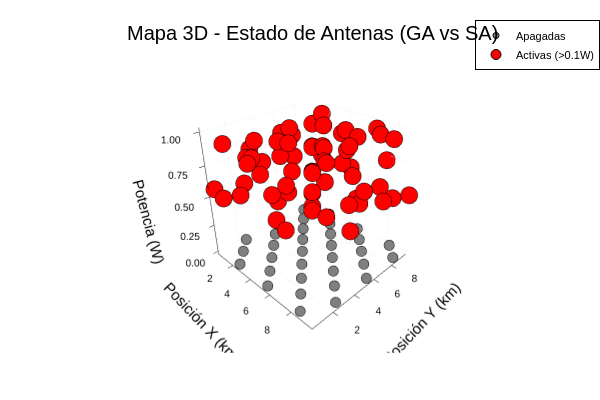

Notebook code cell kept with this figure:
### Markdown cell above
# **Celda 3: (El Mapa 3D)**

### Code cell
ruta_csv = "analytics/output/potencias_por_lambda.csv"
ruta_salida_mapa = "analytics/output/coverage_map_3d.html"

df = CSV.read(ruta_csv, DataFrame)
activas = filter(row -> row.Potencia_W > 0.1, df)
apagadas = filter(row -> row.Potencia_W <= 0.1, df)

mapa_3d = scatter3d(
    title = "Mapa 3D - Estado de Antenas (GA vs SA)",
    xlabel = "Posición X (km)",
    ylabel = "Posición Y (km)",
    zlabel = "Potencia (W)",
    legend = :topright,
    camera = (45, 30)
)

scatter3d!(mapa_3d, apagadas.Pos_X, apagadas.Pos_Y, apagadas.Potencia_W,
           color = :gray, markersize = 3, label = "Apagadas")

scatter3d!(mapa_3d, activas.Pos_X, activas.Pos_Y, activas.Potencia_W,
           color = :red, markersize = 5, label = "Activas (>0.1W)")

savefig(mapa_3d, ruta_salida_mapa)
display(mapa_3d)

println("Mapa 3D guardado exitosamente en: ", ruta_salida_mapa)

### Figure 1 — Plotly figure (JSON) as saved in the notebook; plotly's stock layout.template omitted (floating-point values rounded to 4 significant figures)
{"data": [{"colorbar": {"len": 0.8657, "title": "", "x": 0.9934, "y": 0.5087}, "legendgroup": "Apagadas", "marker": {"color": "rgba(128, 128, 128, 1.000)", "line": {"color": "rgba(0, 0, 0, 1.000)", "width": 1}, "size": 6, "symbol": "circle"}, "mode": "markers", "name": "Apagadas", "scene": "scene", "showlegend": true, "type": "scatter3d", "x": [0.5, 0.5, 0.5, 1.5, 1.5, 1.5, 2.5, 2.5, 2.5, 2.5, 3.5, 3.5, 3.5, 4.5, 4.5, 4.5, 5.5, 5.5, 5.5, 5.5, 6.5, 6.5, 6.5, 7.5, 7.5, 7.5, 8.5, 8.5, 8.5, 8.5, 9.5, 9.5, 9.5], "xaxis": "x", "y": [2.5, 5.5, 8.5, 1.5, 4.5, 7.5, 0.5, 3.5, 6.5, 9.5, 2.5, 5.5, 8.5, 1.5, 4.5, 7.5, 0.5, 3.5, 6.5, 9.5, 2.5, 5.5, 8.5, 1.5, 4.5, 7.5, 0.5, 3.5, 6.5, 9.5, 2.5, 5.5, 8.5], "yaxis": "y", "z": [0, 0, 0, 0, 0, 0, 0, 0, 0, 0, 0, 0, 0, 0, 0, 0, 0, 0, 0, 0, 0, 0, 0, 0, 0, 0, 0, 0, 0, 0, 0, 0, 0], "zaxis": "z"}, {"colorbar": {"len": 0.8657, "title": "", "x": 0.9934, "y": 0.5087}, "legendgroup": "Activas (>0.1W)", "marker": {"color": "rgba(255, 0, 0, 1.000)", "line": {"color": "rgba(0, 0, 0, 1.000)", "width": 1}, "size": 10, "symbol": "circle"}, "mode": "markers", "name": "Activas (>0.1W)", "scene": "scene", "showlegend": true, "type": "scatter3d", "x": [0.5, 0.5, 0.5, 0.5, 0.5, 0.5, 0.5, 1.5, 1.5, 1.5, 1.5, 1.5, 1.5, 1.5, 2.5, 2.5, 2.5, 2.5, 2.5, 2.5, 3.5, 3.5, 3.5, 3.5, 3.5, 3.5, 3.5, 4.5, 4.5, 4.5, 4.5, 4.5, 4.5, 4.5, 5.5, 5.5, 5.5, 5.5, 5.5, 5.5, 6.5, 6.5, 6.5, 6.5, 6.5, 6.5, 6.5, 7.5, 7.5, 7.5, 7.5, 7.5, 7.5, 7.5, 8.5, 8.5, 8.5, 8.5, 8.5, 8.5, 9.5, 9.5, 9.5, 9.5, 9.5, 9.5, 9.5], "xaxis": "x", "y": [0.5, 1.5, 3.5, 4.5, 6.5, 7.5, 9.5, 0.5, 2.5, 3.5, 5.5, 6.5, 8.5, 9.5, 1.5, 2.5, 4.5, 5.5, 7.5, 8.5, 0.5, 1.5, 3.5, 4.5, 6.5, 7.5, 9.5, 0.5, 2.5, 3.5, 5.5, 6.5, 8.5, 9.5, 1.5, 2.5, 4.5, 5.5, 7.5, 8.5, 0.5, 1.5, 3.5, 4.5, 6.5, 7.5, 9.5, 0.5, 2.5, 3.5, 5.5, 6.5, 8.5, 9.5, 1.5, 2.5, 4.5, 5.5, 7.5, 8.5, 0.5, 1.5, 3.5, 4.5, 6.5, 7.5, 9.5], "yaxis": "y", "z": [0.5657, 0.8838, 0.781, 0.6387, 0.8199, 0.5835, 0.8153, 0.5344, 0.7784, 0.6043, 0.8794, 0.832, 0.6734, 0.9273, 0.655, 0.9393, 0.7572, 0.5937, 0.7303, 0.632, 0.6486, 0.88, 0.9332, 0.9995, 0.5931, 0.7724, 0.817, 0.9143, 0.5571, 0.9525, 0.6644, 0.9912, 0.6263, 0.5541, 0.5065, 0.6712, 0.575, 0.8853, 0.9579, 0.5532, 0.7865, 0.806, 0.5636, 0.8592, 0.8713, 0.9364, 0.941, 0.5893, 0.8907, 0.7895, 0.9632, 0.5338, 0.9531, 0.7241, 0.7276, 0.9914, 0.6222, 0.5854, 0.6269, 0.9503, 0.9376, 0.7333, 0.5278, 0.7661, 0.6026, 0.5823, 0.5156], "zaxis": "z"}], "layout": {"annotations": [{"font": {"color": "rgba(0, 0, 0, 1.000)", "family": "sans-serif", "size": 20}, "rotation": 0, "showarrow": false, "text": "Mapa 3D - Estado de Antenas (GA vs SA)", "x": 0.5201, "xanchor": "center", "xref": "paper", "y": 1, "yanchor": "top", "yref": "paper"}], "height": 400, "legend": {"bgcolor": "rgba(255, 255, 255, 1.000)", "bordercolor": "rgba(0, 0, 0, 1.000)", "borderwidth": 1, "font": {"color": "rgba(0, 0, 0, 1.000)", "family": "sans-serif", "size": 11}, "title": {"font": {"color": "rgba(0, 0, 0, 1.000)", "family": "sans-serif", "size": 15}, "text": ""}, "tracegroupgap": 0, "traceorder": "normal", "x": 1, "xanchor": "right", "y": 1, "yanchor": "top"}, "margin": {"b": 20, "l": 0, "r": 0, "t": 20}, "paper_bgcolor": "rgba(255, 255, 255, 1.000)", "plot_bgcolor": "rgba(255, 255, 255, 1.000)", "scene": {"aspectmode": "cube", "camera": {"eye": {"x": 1.592, "y": -1.592, "z": 1.3}, "projection": "orthographic"}, "domain": {"x": [0.04684, 0.9934], "y": [0.07581, 0.9415]}, "xaxis": {"gridcolor": "rgba(0, 0, 0, 0.100)", "gridwidth": 0.5, "linecolor": "rgba(0, 0, 0, 1.000)", "mirror": false, "range": [0.23, 9.77], "showgrid": true, "showline": true, "showticklabels": true, "tickangle": 0, "tickcolor": "rgb(0, 0, 0)", "tickfont": {"color": "rgba(0, 0, 0, 1.000)", "family": "sans-serif", "size": 11}, "tickmode": "array", "ticks": "inside", "ticktext": ["2", "4", "6", "8"], "tickvals": [2, 4, 6, 8], "title": "Posición X (km)", "titlefont": {"color": "rgba(0, 0, 0, 1.000)", "family": "sans-serif", "size": 15}, "type": "-", "visible": true, "zeroline": false, "zerolinecolor": "rgba(0, 0, 0, 1.000)"}, "yaxis": {"gridcolor": "rgba(0, 0, 0, 0.100)", "gridwidth": 0.5, "linecolor": "rgba(0, 0, 0, 1.000)", "mirror": false, "range": [0.23, 9.77], "showgrid": true, "showline": true, "showticklabels": true, "tickangle": 0, "tickcolor": "rgb(0, 0, 0)", "tickfont": {"color": "rgba(0, 0, 0, 1.000)", "family": "sans-serif", "size": 11}, "tickmode": "array", "ticks": "inside", "ticktext": ["2", "4", "6", "8"], "tickvals": [2, 4, 6, 8], "title": "Posición Y (km)", "titlefont": {"color": "rgba(0, 0, 0, 1.000)", "family": "sans-serif", "size": 15}, "type": "-", "visible": true, "zeroline": false, "zerolinecolor": "rgba(0, 0, 0, 1.000)"}, "zaxis": {"gridcolor": "rgba(0, 0, 0, 0.100)", "gridwidth": 0.5, "linecolor": "rgba(0, 0, 0, 1.000)", "mirror": false, "range": [-0.02999, 1.03], "showgrid": true, "showline": true, "showticklabels": true, "tickangle": 0, "tickcolor": "rgb(0, 0, 0)", "tickfont": {"color": "rgba(0, 0, 0, 1.000)", "family": "sans-serif", "size": 11}, "tickmode": "array", "ticks": "inside", "ticktext": ["0.00", "0.25", "0.50", "0.75", "1.00"], "tickvals": [0, 0.25, 0.5, 0.75, 1], "title": "Potencia (W)", "titlefont": {"color": "rgba(0, 0, 0, 1.000)", "family": "sans-serif", "size": 15}, "type": "-", "visible": true, "zeroline": false, "zerolinecolor": "rgba(0, 0, 0, 1.000)"}}, "showlegend": true, "width": 600}}
